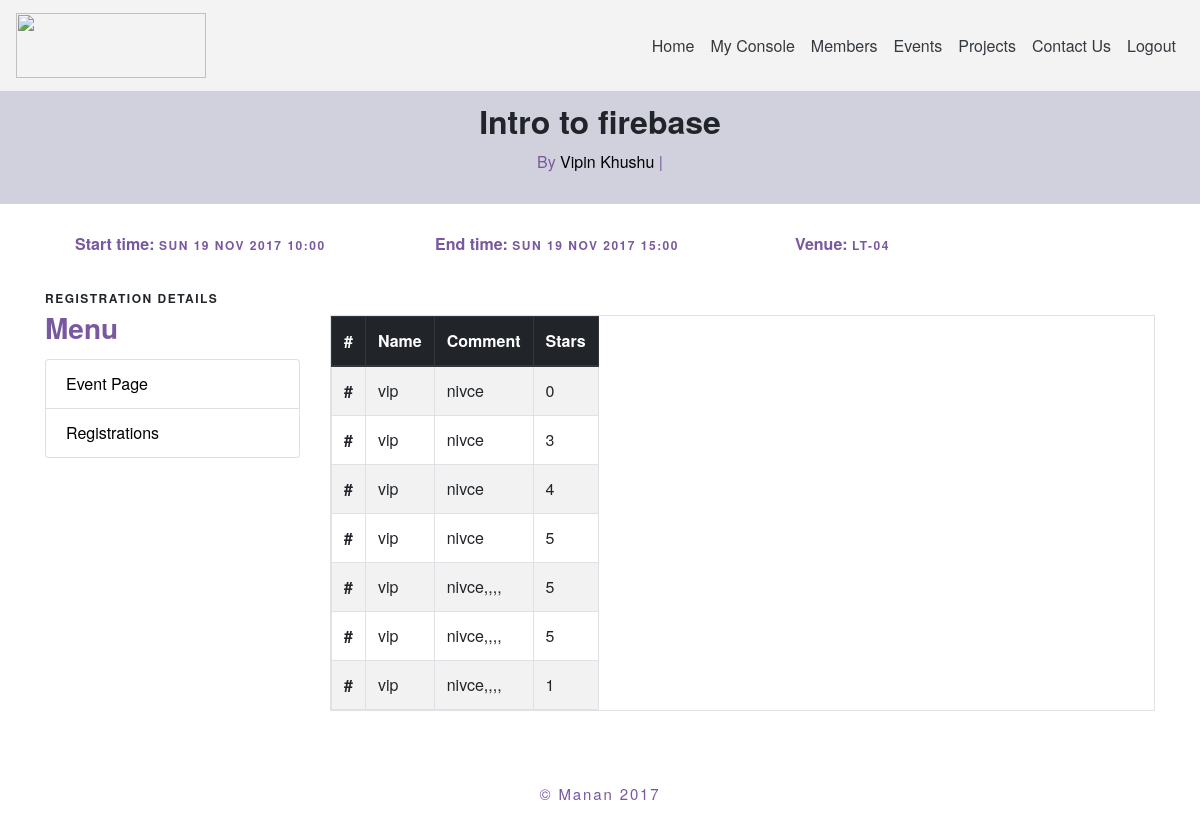
The app's page /event/8/feedbacks/ (signed in) with its own data.
### main/models.py (models this page shows, shortened)
class Event(models.Model):
    description = models.TextField(blank=True, null=True)
    title = models.CharField(max_length=500)
    host = models.ManyToManyField(User)
    venue = models.CharField(max_length=100)
    fee = models.IntegerField(default=0)
    rules = models.TextField(blank=True, null=True)
    prerequistes = models.TextField(blank=True, null=True)
    start_date = models.DateField(default=datetime.date.today,auto_now=False,auto_now_add=False)
    end_date = models.DateField(default=datetime.date.today,auto_now=False,auto_now_add=False)
    start_time = models.TimeField(default=datetime.datetime.now().time(),auto_now=False,auto_now_add=False)
    end_time = models.TimeField(default=datetime.datetime.now().time(),auto_now=False,auto_now_add=False)

class Profile(models.Model):
    user = models.OneToOneField(User, on_delete=models.CASCADE)
    email = models.EmailField(blank=True)
    fname = models.CharField(max_length=100, blank=True)
    lname = models.CharField(max_length=100, blank=True)
    github = models.CharField(max_length=100, blank=True)
    dp = models.CharField(max_length=1000, blank=True)
    batch = models.IntegerField(default=2017)
    facebook = models.CharField(max_length=100, blank=True)
    linkedin = models.CharField(max_length=100, blank=True)
    twitter = models.CharField(max_length=100, blank=True)
    bio = models.TextField(blank=True, null=True)
    label = models.CharField(max_length=100 , blank=True)
    company = models.CharField(max_length=100, blank=True)
    location = models.CharField(max_length=100,blank=True)
    frameworks = models.CharField(max_length=500,blank=True)
    languages = models.CharField(max_length=500,blank=True)
    achivements = models.CharField(max_length=1000,blank=True)
    he_profile = models.CharField(max_length=100,blank=True)
    spoj_profile = models.CharField(max_length=100,blank=True)
    he_ques = models.IntegerField(default=0)
    codechef_profile = models.CharField(max_length=100,blank=True)
    codechef_ques = models.IntegerField(default=0)
    spoj_ques = models.IntegerField(default=0)
    git_repos = models.IntegerField(default=0)
    my_website = models.CharField(max_length=100,blank=True)

class feedback(models.Model):
    eventid = models.IntegerField()
    name = models.CharField(max_length=100,blank=True)
    comment = models.TextField()
    star = models.IntegerField(default=0)

### main/views.py (the view)
# urls.py: url(r'^event/(?P<pk>(\d+)+)/feedbacks/$',eventfeedbacksView,name="event-feedbacks"),
@login_required
def eventfeedbacksView(request,pk):
	if not request.user.is_superuser:
		return redirect('/profile/')
	event=get_object_or_404(Event,pk=pk)
	obj = feedback.objects.filter(eventid=pk)
	return render(request,'eventfeedbacks.html',{'obj':obj,'event':event})

### main/templates/eventfeedbacks.html (shortened to what this page needs)
{% extends "header.html" %}
{% block page_context %}
<div class="container-fluid" style="background-color: #d1d1dd">
	<div class="container">
		<h2 class="text-center" style="padding:10px;"><b>{{event.title}}</b><h6 class="text-center card-subtitle mb-2" style="color:#79589F;">By {% for y in event.host.all %}
			<a href="/member/{{y.username}}" style="margin-bottom :15px;">{{y.profile.fname}} {{y.profile.lname}}</a> |
		{% endfor %}</h6></h2><br/>
	</div>
</div>
<div class="container">
	<div class="row" style="padding:30px;">
		<div class="col-lg-4 txxt-body">
			Start time: <span class="txxt-head">{{ event.start_date|date:"D d M Y" }} {{ event.start_time|time:"H:i" }}</span>
		</div>
		<div class="col-lg-4 txxt-body">
			End time: <span class="txxt-head">{{ event.end_date|date:"D d M Y" }} {{ event.end_time|time:"H:i" }}</span>
		</div>
		<div class="col-lg-2 txxt-body">
			Venue: <span class="txxt-head">{{event.venue}}</span>
		</div>
	</div>
</div>
<div class="container">
	<div class="row">
		<div class="col-lg-3">
			<p class="txxt-head">Registration Details</p>
			<h3 class="txxt-body">Menu</h3>
			<ul class="list-group">
				<li class="list-group-item"><a href="/event/detail/{{event.pk}}">Event Page</a></li>
				{% if user.is_superuser %}
				<li class="list-group-item"><a href="/event/{{event.pk}}/registrations/">Registrations</a></li>
				{% endif %}
			</ul>
		</div>
		<div class="col-lg-9"><br/>
			<table class="table table-bordered table-striped table-hover table-responsive">
				<thead class="thead-dark">
					<tr>
						<th scope="col">#</th>
						<th scope="col">Name</th>
						<th scope="col">Comment</th>
						<th scope="col">Stars</th>
					</tr>
				</thead>
				<tbody>
					{% for x in obj %}
					<tr>
						<th scope="row">#</th>
						<td>{{x.name}}</td>
						<td>{{x.comment}}</td>
						<td>{{x.star}}</td>
					</tr>
					{% endfor %}
				</tbody>
			</table>
		</div>
	</div>
</div>
<br/><br/>
{% endblock page_context %}

### main/templates/header.html (style rules this page uses)
body { font-family: "BentonSans", "Helvetica Neue", sans-serif; }
a { color: #000; }
.txxt-head { margin-bottom: 20px; font-size: 12px; font-weight: bold; text-transform: uppercase; letter-spacing: .125em; margin: 0 0 .5em 0; line-height: 1.2; }
.txxt-body { color:#79589F; font-weight: bold; margin: 0 0 .5em 0; line-height: 1.2; }

### records on screen
Event: title "Intro to firebase", start_date "SUN 19 NOV 2017", start_time "10:00", end_date "SUN 19 NOV 2017", end_time "15:00", venue "LT-04"
feedback: name "vip", comment "nivce", star "0"
feedback: name "vip", comment "nivce", star "3"
feedback: name "vip", comment "nivce", star "4"
feedback: name "vip", comment "nivce", star "5"
feedback: name "vip", comment "nivce,,,,", star "5"
feedback: name "vip", comment "nivce,,,,", star "5"
feedback: name "vip", comment "nivce,,,,", star "1"

### other values on screen
{{ y.profile.fname }} "Vipin"
{{ y.profile.lname }} "Khushu"
